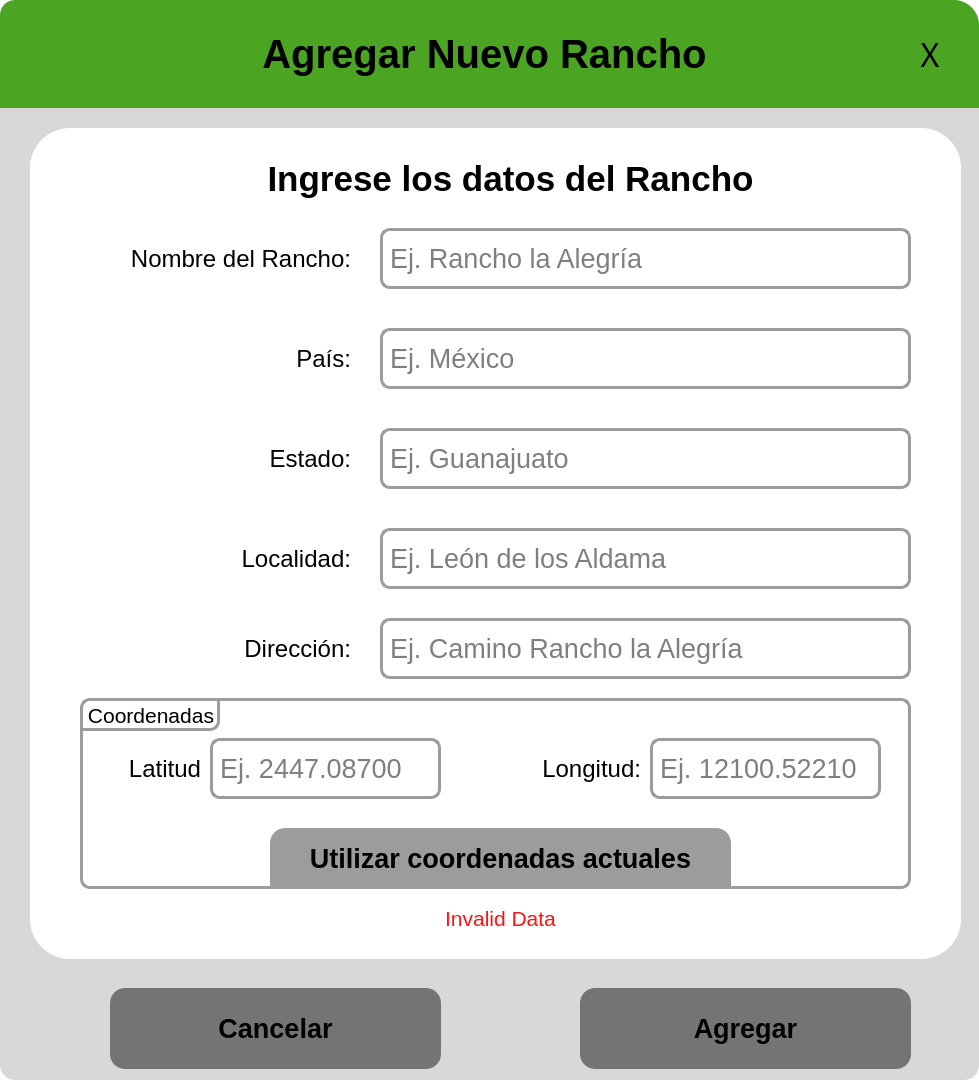
<?xml version="1.0" encoding="UTF-8"?>
<ui version="4.0">
 <class>addRanchoWindow</class>
 <widget class="QWidget" name="addRanchoWindow">
  <property name="geometry">
   <rect>
    <x>0</x>
    <y>0</y>
    <width>979</width>
    <height>1080</height>
   </rect>
  </property>
  <property name="windowTitle">
   <string>Form</string>
  </property>
  <property name="styleSheet">
   <string notr="true">border-radius: 15px;
background-color: rgba(61, 255, 181,0);</string>
  </property>
  <layout class="QGridLayout" name="gridLayout" rowstretch="10,90" columnstretch="90,10">
   <property name="leftMargin">
    <number>0</number>
   </property>
   <property name="topMargin">
    <number>0</number>
   </property>
   <property name="rightMargin">
    <number>0</number>
   </property>
   <property name="bottomMargin">
    <number>0</number>
   </property>
   <property name="spacing">
    <number>0</number>
   </property>
   <item row="0" column="0">
    <widget class="QGroupBox" name="logoutGroupBox">
     <property name="styleSheet">
      <string notr="true">background-color: rgb(76, 165, 34);
border-bottom-left-radius: 0px;
border-bottom-right-radius: 0px;
border-top-right-radius: 0px;

</string>
     </property>
     <property name="title">
      <string/>
     </property>
     <layout class="QGridLayout" name="logoutGroupBoxLayout" columnstretch="30,40,20">
      <property name="leftMargin">
       <number>0</number>
      </property>
      <property name="topMargin">
       <number>0</number>
      </property>
      <property name="rightMargin">
       <number>0</number>
      </property>
      <property name="bottomMargin">
       <number>0</number>
      </property>
      <property name="spacing">
       <number>0</number>
      </property>
      <item row="0" column="2">
       <spacer name="horizontalSpacerLogout">
        <property name="orientation">
         <enum>Qt::Horizontal</enum>
        </property>
        <property name="sizeHint" stdset="0">
         <size>
          <width>192</width>
          <height>20</height>
         </size>
        </property>
       </spacer>
      </item>
      <item row="0" column="1">
       <widget class="QLabel" name="titleLabel">
        <property name="font">
         <font>
          <family>Ubuntu</family>
          <pointsize>30</pointsize>
          <bold>true</bold>
         </font>
        </property>
        <property name="text">
         <string>Agregar Nuevo Rancho</string>
        </property>
        <property name="alignment">
         <set>Qt::AlignCenter</set>
        </property>
        <property name="margin">
         <number>0</number>
        </property>
       </widget>
      </item>
      <item row="0" column="0">
       <spacer name="horizontalSpacer">
        <property name="orientation">
         <enum>Qt::Horizontal</enum>
        </property>
        <property name="sizeHint" stdset="0">
         <size>
          <width>40</width>
          <height>20</height>
         </size>
        </property>
       </spacer>
      </item>
     </layout>
    </widget>
   </item>
   <item row="0" column="1">
    <widget class="QPushButton" name="closeDialogButton">
     <property name="sizePolicy">
      <sizepolicy hsizetype="Preferred" vsizetype="Preferred">
       <horstretch>0</horstretch>
       <verstretch>0</verstretch>
      </sizepolicy>
     </property>
     <property name="font">
      <font>
       <family>Arial Rounded MT Bold</family>
       <pointsize>24</pointsize>
       <bold>false</bold>
      </font>
     </property>
     <property name="styleSheet">
      <string notr="true">QPushButton{
	background-color: rgb(76, 165, 34);
border-bottom-left-radius: 0px;
border-bottom-right-radius: 0px;
border-top-left-radius: 0px;
border-top-right-radius: 25px;
}
QPushButton:hover{
	
	background-color: rgb(190, 67, 42);
}</string>
     </property>
     <property name="text">
      <string>X</string>
     </property>
    </widget>
   </item>
   <item row="1" column="0" colspan="2">
    <widget class="QGroupBox" name="logoutOptionsGroupBox">
     <property name="styleSheet">
      <string notr="true">background-color: rgb(255, 255, 255);
background-color: rgb(216, 216, 216);
border-top-left-radius: 0px;
border-top-right-radius: 0px;</string>
     </property>
     <property name="title">
      <string/>
     </property>
     <widget class="QPushButton" name="acceptDialogButton">
      <property name="geometry">
       <rect>
        <x>580</x>
        <y>880</y>
        <width>331</width>
        <height>81</height>
       </rect>
      </property>
      <property name="sizePolicy">
       <sizepolicy hsizetype="Preferred" vsizetype="Preferred">
        <horstretch>0</horstretch>
        <verstretch>0</verstretch>
       </sizepolicy>
      </property>
      <property name="font">
       <font>
        <family>Ubuntu</family>
        <pointsize>20</pointsize>
        <bold>true</bold>
       </font>
      </property>
      <property name="styleSheet">
       <string notr="true">QPushButton{
background-color: rgb(116, 116, 116);
border-radius: 15px;
}
QPushButton:hover{
	
	background-color: rgb(76, 165, 34);
}</string>
      </property>
      <property name="text">
       <string>Agregar</string>
      </property>
     </widget>
     <widget class="QPushButton" name="cancelDialogButton">
      <property name="geometry">
       <rect>
        <x>110</x>
        <y>880</y>
        <width>331</width>
        <height>81</height>
       </rect>
      </property>
      <property name="sizePolicy">
       <sizepolicy hsizetype="Preferred" vsizetype="Preferred">
        <horstretch>0</horstretch>
        <verstretch>0</verstretch>
       </sizepolicy>
      </property>
      <property name="font">
       <font>
        <family>Ubuntu</family>
        <pointsize>20</pointsize>
        <bold>true</bold>
       </font>
      </property>
      <property name="styleSheet">
       <string notr="true">QPushButton{
background-color: rgb(116, 116, 116);
border-radius: 15px;
}
QPushButton:hover{
background-color: rgb(190, 67, 42);
}</string>
      </property>
      <property name="text">
       <string>Cancelar</string>
      </property>
     </widget>
     <widget class="QGroupBox" name="groupBox">
      <property name="geometry">
       <rect>
        <x>30</x>
        <y>20</y>
        <width>931</width>
        <height>831</height>
       </rect>
      </property>
      <property name="styleSheet">
       <string notr="true">background-color: rgb(255, 255, 255);
border-radius: 40px;</string>
      </property>
      <property name="title">
       <string/>
      </property>
      <widget class="QLineEdit" name="addDireccionLineEdit">
       <property name="geometry">
        <rect>
         <x>350</x>
         <y>490</y>
         <width>531</width>
         <height>61</height>
        </rect>
       </property>
       <property name="font">
        <font>
         <family>Ubuntu</family>
         <pointsize>20</pointsize>
        </font>
       </property>
       <property name="styleSheet">
        <string notr="true">border: 3px solid;
border-radius: 10px;
border-color: rgb(156, 156, 156);
padding-left: 5px;</string>
       </property>
       <property name="text">
        <string/>
       </property>
       <property name="maxLength">
        <number>50</number>
       </property>
       <property name="placeholderText">
        <string>Ej. Camino Rancho la Alegría </string>
       </property>
      </widget>
      <widget class="QLabel" name="estadoLabel">
       <property name="geometry">
        <rect>
         <x>80</x>
         <y>300</y>
         <width>241</width>
         <height>61</height>
        </rect>
       </property>
       <property name="font">
        <font>
         <family>Ubuntu</family>
         <pointsize>18</pointsize>
        </font>
       </property>
       <property name="text">
        <string>Estado:</string>
       </property>
       <property name="alignment">
        <set>Qt::AlignRight|Qt::AlignTrailing|Qt::AlignVCenter</set>
       </property>
       <property name="margin">
        <number>3</number>
       </property>
      </widget>
      <widget class="QLabel" name="ranchoNameLabel">
       <property name="geometry">
        <rect>
         <x>80</x>
         <y>100</y>
         <width>241</width>
         <height>61</height>
        </rect>
       </property>
       <property name="font">
        <font>
         <family>Ubuntu</family>
         <pointsize>18</pointsize>
        </font>
       </property>
       <property name="text">
        <string>Nombre del Rancho:</string>
       </property>
       <property name="alignment">
        <set>Qt::AlignRight|Qt::AlignTrailing|Qt::AlignVCenter</set>
       </property>
       <property name="margin">
        <number>3</number>
       </property>
      </widget>
      <widget class="QLabel" name="paisLabel">
       <property name="geometry">
        <rect>
         <x>80</x>
         <y>200</y>
         <width>241</width>
         <height>61</height>
        </rect>
       </property>
       <property name="font">
        <font>
         <family>Ubuntu</family>
         <pointsize>18</pointsize>
        </font>
       </property>
       <property name="text">
        <string>País:</string>
       </property>
       <property name="alignment">
        <set>Qt::AlignRight|Qt::AlignTrailing|Qt::AlignVCenter</set>
       </property>
       <property name="margin">
        <number>3</number>
       </property>
      </widget>
      <widget class="QLabel" name="localidadLabel">
       <property name="geometry">
        <rect>
         <x>80</x>
         <y>400</y>
         <width>241</width>
         <height>61</height>
        </rect>
       </property>
       <property name="font">
        <font>
         <family>Ubuntu</family>
         <pointsize>18</pointsize>
        </font>
       </property>
       <property name="text">
        <string>Localidad:</string>
       </property>
       <property name="alignment">
        <set>Qt::AlignRight|Qt::AlignTrailing|Qt::AlignVCenter</set>
       </property>
       <property name="margin">
        <number>3</number>
       </property>
      </widget>
      <widget class="QLineEdit" name="addRanchoLineEdit">
       <property name="geometry">
        <rect>
         <x>350</x>
         <y>100</y>
         <width>531</width>
         <height>61</height>
        </rect>
       </property>
       <property name="font">
        <font>
         <family>Ubuntu</family>
         <pointsize>20</pointsize>
        </font>
       </property>
       <property name="styleSheet">
        <string notr="true">border: 3px solid;
border-radius: 10px;
border-color: rgb(156, 156, 156);
padding-left: 5px;</string>
       </property>
       <property name="text">
        <string/>
       </property>
       <property name="maxLength">
        <number>50</number>
       </property>
       <property name="placeholderText">
        <string>Ej. Rancho la Alegría</string>
       </property>
      </widget>
      <widget class="QLineEdit" name="addPaisLineEdit">
       <property name="geometry">
        <rect>
         <x>350</x>
         <y>200</y>
         <width>531</width>
         <height>61</height>
        </rect>
       </property>
       <property name="font">
        <font>
         <family>Ubuntu</family>
         <pointsize>20</pointsize>
        </font>
       </property>
       <property name="styleSheet">
        <string notr="true">border: 3px solid;
border-radius: 10px;
border-color: rgb(156, 156, 156);
padding-left: 5px;</string>
       </property>
       <property name="text">
        <string/>
       </property>
       <property name="maxLength">
        <number>30</number>
       </property>
       <property name="placeholderText">
        <string>Ej. México</string>
       </property>
      </widget>
      <widget class="QLineEdit" name="addLocalidadLineEdit">
       <property name="geometry">
        <rect>
         <x>350</x>
         <y>400</y>
         <width>531</width>
         <height>61</height>
        </rect>
       </property>
       <property name="font">
        <font>
         <family>Ubuntu</family>
         <pointsize>20</pointsize>
        </font>
       </property>
       <property name="styleSheet">
        <string notr="true">border: 3px solid;
border-radius: 10px;
border-color: rgb(156, 156, 156);
padding-left: 5px;</string>
       </property>
       <property name="text">
        <string/>
       </property>
       <property name="maxLength">
        <number>50</number>
       </property>
       <property name="placeholderText">
        <string>Ej. León de los Aldama</string>
       </property>
      </widget>
      <widget class="QLabel" name="direccionLabel">
       <property name="geometry">
        <rect>
         <x>80</x>
         <y>490</y>
         <width>241</width>
         <height>61</height>
        </rect>
       </property>
       <property name="font">
        <font>
         <family>Ubuntu</family>
         <pointsize>18</pointsize>
        </font>
       </property>
       <property name="text">
        <string>Dirección:</string>
       </property>
       <property name="alignment">
        <set>Qt::AlignRight|Qt::AlignTrailing|Qt::AlignVCenter</set>
       </property>
       <property name="margin">
        <number>3</number>
       </property>
      </widget>
      <widget class="QLineEdit" name="addEstadoLineEdit">
       <property name="geometry">
        <rect>
         <x>350</x>
         <y>300</y>
         <width>531</width>
         <height>61</height>
        </rect>
       </property>
       <property name="font">
        <font>
         <family>Ubuntu</family>
         <pointsize>20</pointsize>
        </font>
       </property>
       <property name="styleSheet">
        <string notr="true">border: 3px solid;
border-radius: 10px;
border-color: rgb(156, 156, 156);
padding-left: 5px;</string>
       </property>
       <property name="text">
        <string/>
       </property>
       <property name="maxLength">
        <number>40</number>
       </property>
       <property name="placeholderText">
        <string>Ej. Guanajuato</string>
       </property>
      </widget>
      <widget class="QLabel" name="subtitleLabel">
       <property name="geometry">
        <rect>
         <x>200</x>
         <y>20</y>
         <width>561</width>
         <height>61</height>
        </rect>
       </property>
       <property name="font">
        <font>
         <family>Ubuntu</family>
         <pointsize>26</pointsize>
         <bold>true</bold>
        </font>
       </property>
       <property name="text">
        <string>Ingrese los datos del Rancho</string>
       </property>
       <property name="alignment">
        <set>Qt::AlignCenter</set>
       </property>
       <property name="margin">
        <number>3</number>
       </property>
      </widget>
      <widget class="QLabel" name="errorLabel">
       <property name="geometry">
        <rect>
         <x>30</x>
         <y>770</y>
         <width>881</width>
         <height>41</height>
        </rect>
       </property>
       <property name="font">
        <font>
         <family>Ubuntu</family>
         <pointsize>16</pointsize>
        </font>
       </property>
       <property name="styleSheet">
        <string notr="true">color: rgb(255, 19, 19);</string>
       </property>
       <property name="text">
        <string>Invalid Data</string>
       </property>
       <property name="alignment">
        <set>Qt::AlignCenter</set>
       </property>
       <property name="margin">
        <number>3</number>
       </property>
      </widget>
      <widget class="QGroupBox" name="coordsGroupBox">
       <property name="geometry">
        <rect>
         <x>50</x>
         <y>570</y>
         <width>831</width>
         <height>191</height>
        </rect>
       </property>
       <property name="font">
        <font>
         <family>Ubuntu</family>
         <pointsize>16</pointsize>
        </font>
       </property>
       <property name="styleSheet">
        <string notr="true">QGroupBox{
border: 3px solid;
border-radius: 10px;
border-color: rgb(156, 156, 156);
}
QGroupBox::title {
	background-color: rgba(255, 255, 255, 0);
padding-top: 5px;
padding-left: 5px;
border-bottom: 3px solid;
border-right: 3px solid;
border-bottom-right-radius: 10px;
border-color:rgb(156, 156, 156);
}
</string>
       </property>
       <property name="title">
        <string>Coordenadas</string>
       </property>
       <property name="alignment">
        <set>Qt::AlignLeading|Qt::AlignLeft|Qt::AlignTop</set>
       </property>
       <property name="flat">
        <bool>false</bool>
       </property>
       <property name="checkable">
        <bool>false</bool>
       </property>
       <widget class="QLabel" name="latitudLabel">
        <property name="geometry">
         <rect>
          <x>30</x>
          <y>40</y>
          <width>91</width>
          <height>61</height>
         </rect>
        </property>
        <property name="font">
         <font>
          <family>Ubuntu</family>
          <pointsize>18</pointsize>
         </font>
        </property>
        <property name="styleSheet">
         <string notr="true">border: none;</string>
        </property>
        <property name="text">
         <string>Latitud</string>
        </property>
        <property name="alignment">
         <set>Qt::AlignRight|Qt::AlignTrailing|Qt::AlignVCenter</set>
        </property>
        <property name="margin">
         <number>3</number>
        </property>
       </widget>
       <widget class="QLineEdit" name="addLatitudLineEdit">
        <property name="geometry">
         <rect>
          <x>130</x>
          <y>40</y>
          <width>231</width>
          <height>61</height>
         </rect>
        </property>
        <property name="font">
         <font>
          <family>Ubuntu</family>
          <pointsize>20</pointsize>
         </font>
        </property>
        <property name="styleSheet">
         <string notr="true">border: 3px solid;
border-radius: 10px;
border-color: rgb(156, 156, 156);
padding-left: 5px;</string>
        </property>
        <property name="text">
         <string/>
        </property>
        <property name="maxLength">
         <number>10</number>
        </property>
        <property name="placeholderText">
         <string>Ej. 2447.08700</string>
        </property>
       </widget>
       <widget class="QLabel" name="longitudLabel">
        <property name="geometry">
         <rect>
          <x>440</x>
          <y>40</y>
          <width>121</width>
          <height>61</height>
         </rect>
        </property>
        <property name="font">
         <font>
          <family>Ubuntu</family>
          <pointsize>18</pointsize>
         </font>
        </property>
        <property name="styleSheet">
         <string notr="true">border: none;</string>
        </property>
        <property name="text">
         <string>Longitud:</string>
        </property>
        <property name="alignment">
         <set>Qt::AlignRight|Qt::AlignTrailing|Qt::AlignVCenter</set>
        </property>
        <property name="margin">
         <number>3</number>
        </property>
       </widget>
       <widget class="QLineEdit" name="addLongitudLineEdit">
        <property name="geometry">
         <rect>
          <x>570</x>
          <y>40</y>
          <width>231</width>
          <height>61</height>
         </rect>
        </property>
        <property name="font">
         <font>
          <family>Ubuntu</family>
          <pointsize>20</pointsize>
         </font>
        </property>
        <property name="styleSheet">
         <string notr="true">border: 3px solid;
border-radius: 10px;
border-color: rgb(156, 156, 156);
padding-left: 5px;</string>
        </property>
        <property name="text">
         <string/>
        </property>
        <property name="maxLength">
         <number>10</number>
        </property>
        <property name="placeholderText">
         <string>Ej. 12100.52210</string>
        </property>
       </widget>
       <widget class="QPushButton" name="setCoordsButton">
        <property name="geometry">
         <rect>
          <x>190</x>
          <y>130</y>
          <width>461</width>
          <height>61</height>
         </rect>
        </property>
        <property name="sizePolicy">
         <sizepolicy hsizetype="Preferred" vsizetype="Preferred">
          <horstretch>0</horstretch>
          <verstretch>0</verstretch>
         </sizepolicy>
        </property>
        <property name="font">
         <font>
          <family>Ubuntu</family>
          <pointsize>20</pointsize>
          <bold>true</bold>
         </font>
        </property>
        <property name="styleSheet">
         <string notr="true">QPushButton{
background-color: rgb(156, 156, 156);
border-radius: 0px;
border-top-left-radius: 15px;
border-top-right-radius: 15px;
}
QPushButton:hover{
	background-color: rgb(20, 87, 105);
	color: rgb(255, 255, 255);
}</string>
        </property>
        <property name="text">
         <string>Utilizar coordenadas actuales</string>
        </property>
       </widget>
      </widget>
     </widget>
    </widget>
   </item>
  </layout>
 </widget>
 <tabstops>
  <tabstop>closeDialogButton</tabstop>
  <tabstop>addRanchoLineEdit</tabstop>
  <tabstop>addPaisLineEdit</tabstop>
  <tabstop>addEstadoLineEdit</tabstop>
  <tabstop>addLocalidadLineEdit</tabstop>
  <tabstop>addDireccionLineEdit</tabstop>
  <tabstop>cancelDialogButton</tabstop>
  <tabstop>acceptDialogButton</tabstop>
 </tabstops>
 <resources/>
 <connections>
  <connection>
   <sender>closeDialogButton</sender>
   <signal>clicked()</signal>
   <receiver>addRanchoWindow</receiver>
   <slot>closeDialog()</slot>
   <hints>
    <hint type="sourcelabel">
     <x>978</x>
     <y>26</y>
    </hint>
    <hint type="destinationlabel">
     <x>630</x>
     <y>16</y>
    </hint>
   </hints>
  </connection>
  <connection>
   <sender>cancelDialogButton</sender>
   <signal>clicked()</signal>
   <receiver>addRanchoWindow</receiver>
   <slot>closeDialog()</slot>
   <hints>
    <hint type="sourcelabel">
     <x>176</x>
     <y>988</y>
    </hint>
    <hint type="destinationlabel">
     <x>636</x>
     <y>338</y>
    </hint>
   </hints>
  </connection>
  <connection>
   <sender>acceptDialogButton</sender>
   <signal>clicked()</signal>
   <receiver>addRanchoWindow</receiver>
   <slot>doDialogAction()</slot>
   <hints>
    <hint type="sourcelabel">
     <x>580</x>
     <y>988</y>
    </hint>
    <hint type="destinationlabel">
     <x>625</x>
     <y>343</y>
    </hint>
   </hints>
  </connection>
  <connection>
   <sender>setCoordsButton</sender>
   <signal>clicked()</signal>
   <receiver>addRanchoWindow</receiver>
   <slot>setCoordinates()</slot>
   <hints>
    <hint type="sourcelabel">
     <x>663</x>
     <y>866</y>
    </hint>
    <hint type="destinationlabel">
     <x>998</x>
     <y>885</y>
    </hint>
   </hints>
  </connection>
 </connections>
 <slots>
  <slot>doDialogAction()</slot>
  <slot>closeDialog()</slot>
  <slot>setCoordinates()</slot>
 </slots>
</ui>
